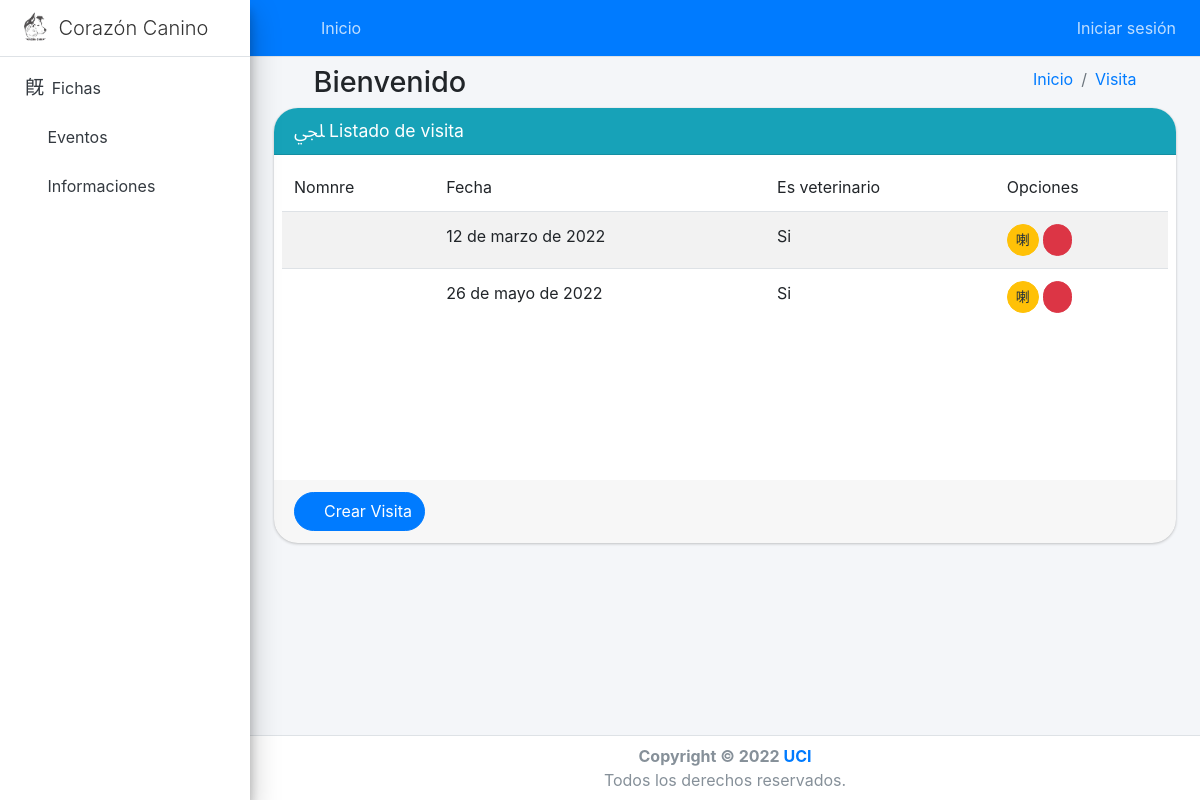
Before: /visitas/list/ with the older database file.
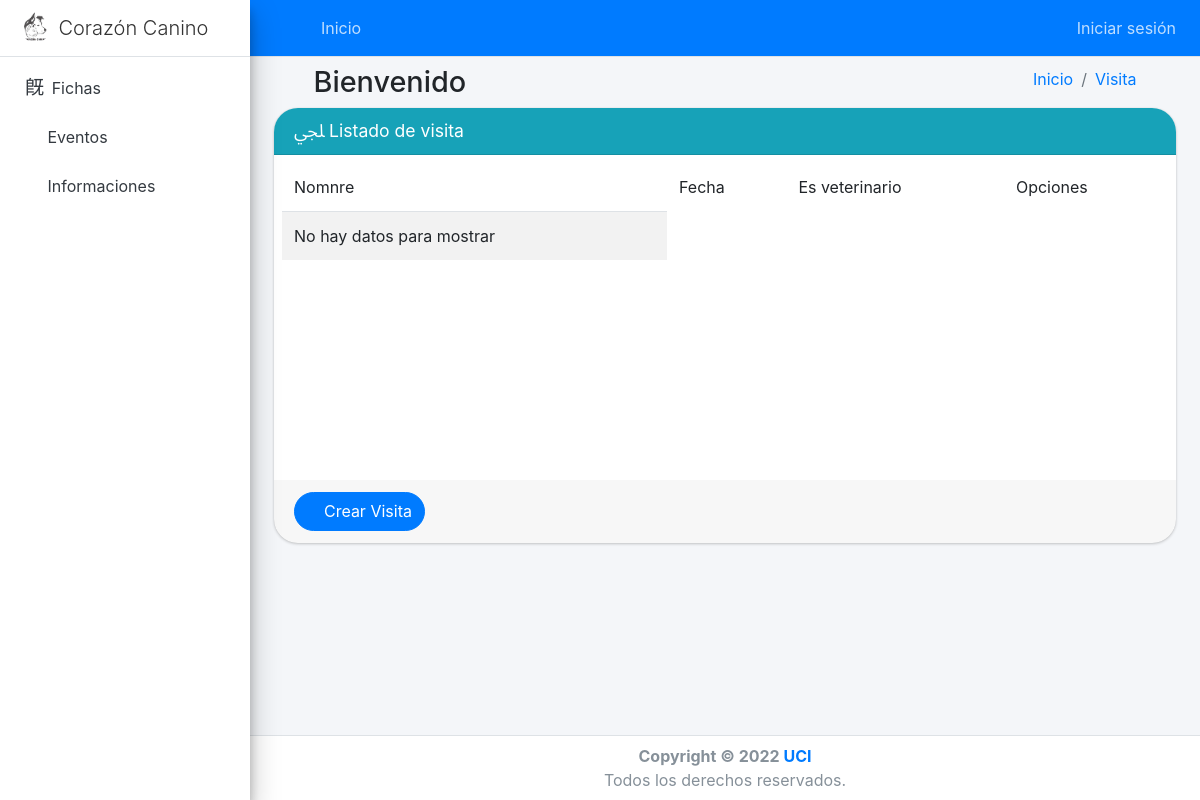
After: the same page with the newer database file.
### core/models.py (models this page shows, shortened)
class Visita(models.Model):
    nombre = models.CharField(max_length=255, verbose_name="Nombre")
    apellido = models.CharField(max_length=255, verbose_name="Apellidos")
    edad = models.IntegerField(null=True, blank=True, verbose_name="Edad (opcional)")
    telefono = models.CharField(max_length=255, null=True, blank=True, verbose_name="Teléfono",
                                validators=[TELEFONO_REGEX])
    ci = models.CharField(max_length=11, validators=[MinLengthValidator(11)], verbose_name='Carnet')
    organizacion = models.CharField(max_length=255, verbose_name="Organización", null=True, blank=True)
    veterinario = models.BooleanField(default=True, verbose_name="Es veterinario")
    fecha = models.DateField(default=datetime.now, verbose_name="Fecha")

### core/views.py (the view)
# urls.py: path('visitas/list/', VisitaListView.as_view(), name='visita-list'),
class VisitaListView(generic.ListView, ):
    model = Visita
    template_name = 'visita_list.html'
    queryset = Visita.objects.all()
    success_url = reverse_lazy('visita-list')
    def get_context_data(self, **kwargs):
        context = super().get_context_data(**kwargs)
        context['create_url'] = reverse_lazy('visita-add')
        context['entity'] = 'Visita'
        context['title'] = 'Listado de visita'
        return context

### core/templates/visita_list.html (shortened to what this page needs)
{% extends 'base_list.html' %}
{% load static %}
{% block columns %}
    <td>Nomnre</td>
    <td>Fecha</td>
    <td>Es veterinario</td>
    <td>Opciones</td>
{% endblock %}
{% block rows %}
    {% if object_list %}
        {% for obj in object_list %}
            <tr>
                <td>{{ obj.nombre }} {{ obj.apellido }}</td>
                <td>{{ obj.fecha }}</td>
                {% if obj.veterinario %}
                    <td>Si</td>
                {% else %}
                    <td>No</td>
                {% endif %}
                <td>
                    <a href="{% url 'visita-update' obj.id %}" class="btn btn-warning btn-sm circular"><i
                            class="mdi mdi-square-edit-outline"></i></a>
                    <a href="{% url 'visita-delete' obj.id %}" class="btn btn-danger btn-sm circular"><i
                            class="mdi mdi-trash-can-outline"></i></a>
                </td>
            </tr>
        {% endfor %}
    {% else %}
        <tr>
            <td> No hay datos para mostrar</td>
        </tr>
    {% endif %}
{% endblock %}

### templates/base_list.html (shortened to what this page needs)
{% extends 'body.html' %}
{% load widget_tweaks %}
{% load static %}
{% block content %}
    <div class="card card-info circular m-0">
        <div class="card-header circular-top">
            <h3 class="card-title">
                <i class="mdi mdi-format-list-bulleted-square mdi-18px"></i>
                {{ title }}
            </h3>
        </div>
        <div class="card-body table-responsive p-2" style="min-height: 325px;">
            <table id="listTable" class="table  table-striped w3-hoverable-light">
                <thead>
                {% block columns %}
                {% endblock %}
                </thead>
                <tbody id="tbody">
                {% block rows %}
                {% endblock %}
                </tbody>
            </table>
        </div>
        {% block buttons_list %}
            <div class="card-footer circular-bottom">
                <a href="{{ create_url }}" class="btn btn-primary btnAdd circular">
                    <i class="mdi mdi-plus"></i> Crear {{ entity }}
                </a>
            </div>
        {% endblock %}
    </div>
{% endblock %}

### templates/body.html (shortened to what this page needs)
{% extends 'base.html' %}
{% block body %}
    <body class="hold-transition sidebar-mini layout-fixed">
    <div class="wrapper">
        {% include 'header.html' %}
        {% include 'sidebar.html' %}
        <div class="content-wrapper">
            {% block content_header %}
                <div class="content-header py-2">
                    <div class="container-fluid">
                        <div class="row">
                            <div class="col-sm-6">
                                <h1 class="m-0 text-black pl-lg-5"> Bienvenido</h1>
                            </div>
                            <div class="col-sm-6">
                                <ol class="breadcrumb float-sm-right pr-lg-5">
                                    <li class="breadcrumb-item"><a href="{% url 'index' %}">Inicio</a></li>
                                    <li class="breadcrumb-item"><a href="{{ list_url }}">{{ entity }}</a></li>
                                </ol>
                            </div>
                        </div>
                    </div>
                </div>
            {% endblock %}
            <div class="content px-0">
                <div class="container-fluid px-lg-4">
                    {% block content %}
                    {% endblock %}
                </div>
            </div>
        </div>
        {% include 'footer.html' %}
    </div>
    </body>
{% endblock %}

### templates/base.html (shortened to what this page needs)
{% load static %}
<!DOCTYPE html>
<html lang="es">
<head>
    <link rel="stylesheet" href="{% static 'lib/material-icons/css/icons.min.css' %}">
    <link rel="stylesheet" href="{% static 'lib/admin-lte3/css/adminlte.min.css' %}">
    <link rel="stylesheet" href="{% static 'lib/sweetalert2/sweetalert2.min.css' %}">
    <link rel="stylesheet" href="{% static 'lib/jquery-confirm-v3.3.4/jquery-confirm.min.css' %}">
    <link rel="stylesheet" href="{% static 'css/mystyle.css' %}">
</head>
{% block body %}
{% endblock %}
</html>

### templates/header.html (shortened to what this page needs)
<nav class="main-header navbar navbar-expand navbar-dark navbar-primary" id="header">
    <ul class="navbar-nav">
        <li class="nav-item">
            <a class="nav-link" data-widget="pushmenu" href="#" role="button"><i class="mdi mdi-menu mdi-18px"></i></a>
        </li>
        <li class="nav-item">
            <a href="{% url 'index' %}" class="nav-link pl-0"><i
                    class="mdi mdi-home d-sm-inline-block pl-0 pr-0"></i>
                <span class=" d-none d-sm-inline-block"> Inicio</span>
            </a>
        </li>
    </ul>
    <ul class="navbar-nav ml-auto">
        <li class="nav-item">
            <a class="nav-link" href="{% url 'logout' %}">
                <i class="mdi mdi-power" aria-hidden="true"></i>
                {% if request.user.is_authenticated %}
                 Cerrar sesión
                {% else %}
                Iniciar sesión
                {% endif %}
            </a>
        </li>
    </ul>
</nav>

### templates/sidebar.html (shortened to what this page needs)
{% load static %}
<aside class="main-sidebar sidebar-light-primary elevation-4">
    <a href="{% url 'index' %}" class="brand-link">
        <img src="{% static 'img/logo/logocc.png' %}"
             alt="AdminLTE Logo"
             class="brand-image img-circle"
             style="opacity: .8">
        <span class="brand-text font-weight-light">Corazón Canino</span>
    </a>
    <div class="sidebar">
        <nav class="mt-2">
            <ul class="nav nav-pills nav-sidebar flex-column" data-widget="treeview" role="menu" data-accordion="false">
                <li class="nav-item">
                    <a href="{% url 'ficha_list' %}" class="nav-link ficha-sidebar">
                        <i class="nav-icon mdi mdi-dog "></i>
                        <p>
                            Fichas
                        </p>
                    </a>
                </li>
                <li class="nav-item">
                    <a href="{% url 'evento-list' %}" class="nav-link evento-sidebar">
                        <i class="nav-icon mdi mdi-eventbrite"></i>
                        <p>
                            Eventos
                        </p>
                    </a>
                </li>
                <li class="nav-item">
                    <a href="{% url 'informacion-list' %}" class="nav-link informacion-sidebar">
                        <i class="nav-icon mdi mdi-information"></i>
                        <p>
                            Informaciones
                        </p>
                    </a>
                </li>
            </ul>
        </nav>
    </div>
</aside>

### templates/footer.html (shortened to what this page needs)
{% load static %}
<footer class="main-footer p-2 text-center user-select-none">
    <strong>Copyright &copy; <span id="year"></span> <a href="#">UCI</a></strong><br>
    Todos los derechos reservados.
</footer>

### static/css/mystyle.css (style rules this page uses)
.user-select-none { -webkit-user-select: none !important; -moz-user-select: none !important; user-select: none !important; }
.circular-top { border-top-left-radius: 1.5rem !important; border-top-right-radius: 1.5rem !important; }
.circular-bottom { border-bottom-right-radius: 1.5rem !important; border-bottom-left-radius: 1.5rem !important; }
.circular, input[type='search'], .dropdown-menu, .daterangepicker, span.select2-dropdown, li.select2-results__option, div.calendar-table table.table-condensed tbody tr td, div.bs-searchbox > *, div.jconfirm-box { border-radius: 1.5rem !important; }
a.nav-link { border-radius: 0 2rem 2rem 0 !important; }
a.brand-link img { margin-left: .5rem; }
.main-sidebar { width: 250px; }

Changed rows visible on the page:
removed Visita: fecha "12 de marzo de 2022", veterinario "Si"
removed Visita: fecha "26 de mayo de 2022", veterinario "Si"
Other visible differences:
text now shown: "No hay datos para mostrar"
